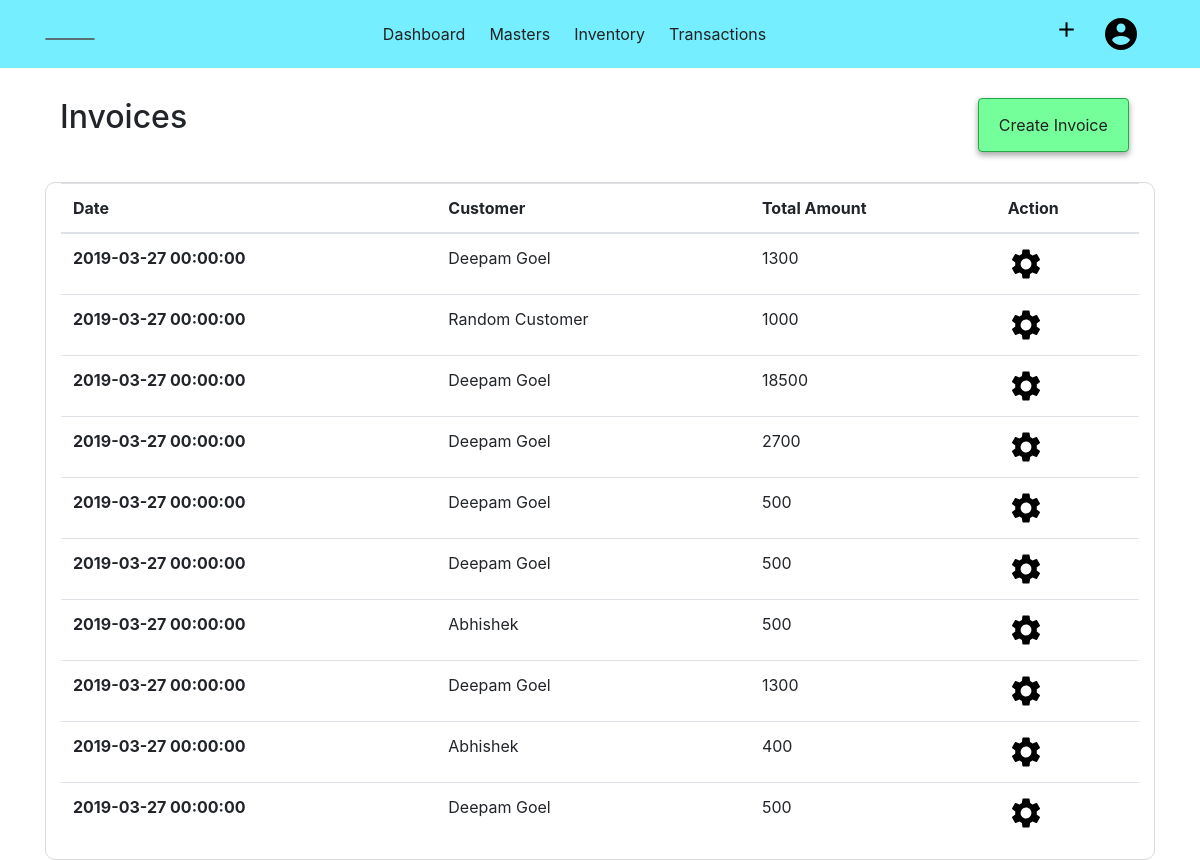
The app's page /invoice (signed in), older data.
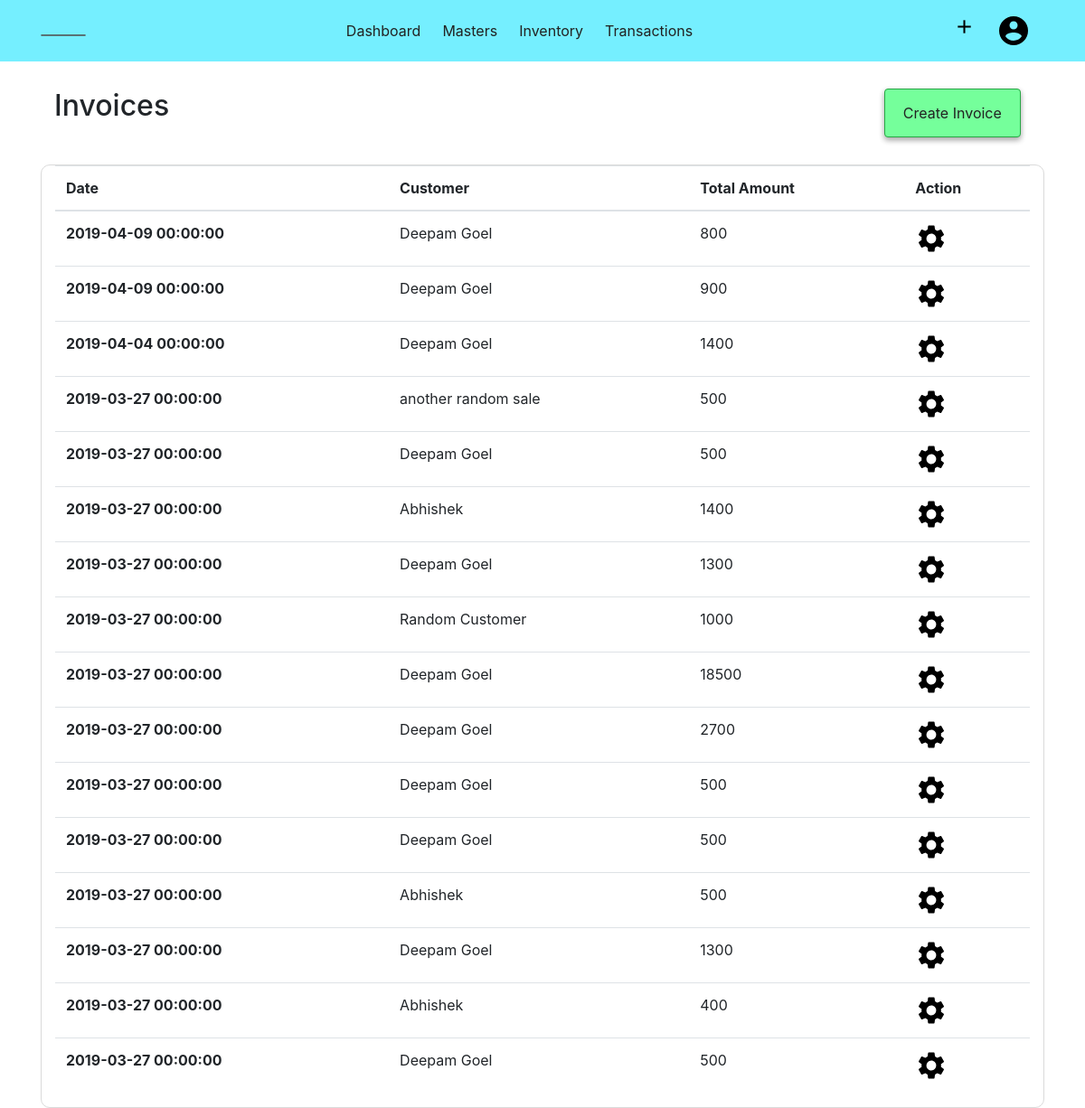
The same page, newer data.
### acsystem/models.py (models this page shows, shortened)
class Sales(db.Model):
    id = db.Column(db.Integer, primary_key=True)
    customer = db.Column(db.String(40), nullable=False)
    date = db.Column(db.DateTime, nullable=False)
    invoiceno = db.Column(db.Integer, nullable=False)
    totalamount = db.Column(db.Integer)
    salesitems = db.relationship('SalesItem', lazy=True, cascade="all, delete-orphan")
    company_id = db.Column(db.Integer, db.ForeignKey('company.id', ondelete="CASCADE"), nullable=False)

### acsystem/transactions/routes.py (the view)
@transactions.route('/invoice')
@login_required
def invoice():
    if current_user.activecompany == 0:
        flash(f"No Company is Activated! ","warning")
        return redirect(url_for('company.companies'))
    sales = Sales.query.filter_by(company_id = current_user.activecompany).order_by(Sales.id.desc()).all()
    return render_template('transactiontemplate/invoice.html', title='Invoice', sales = sales)

### acsystem/models.py (called while the page is built)
@login_manager.user_loader
def load_user(user_id):
    return User.query.get(int(user_id))

### acsystem/templates/transactiontemplate/invoice.html
{% extends "layout.html"%}
{% block content %}
<div class="container">
    <div class="container-fluid">
        <h2 class="float-left">Invoices</h2>
        <ul class="nav justify-content-end">
            <li class="btn btn-success float-right">
                <a class="nav-link" href="{{ url_for('transactions.createinvoice') }}">Create Invoice</a>
            </li>
        </ul>
    </div>
    <div class="container-fluid" style="border:1px solid rgb(218, 218, 218); border-radius:10px;">
        <table class="table table-hover">
            <thead>
                <tr>
                    <th scope="col">Date</th>
                    <th scope="col">Customer</th>
                    <th scope="col">Total Amount</th>
                    <th scope="col">Action</th>
                </tr>
            </thead>
            <tbody>
                {% for sale in sales %}
                <tr>
                    <th scope="row">{{sale.date }}</th>
                    <td>{{ sale.customer }}</td>
                    <td>{{ sale.totalamount }}</td>
                    <td>
                        <a href="#">
                        <img src="{{ url_for('static',filename='images/setting.png') }}" alt="Setting">
                        </a>
                    </td>
                {% endfor %}
            </tbody>
        </table>
    </div>
</div>
{% endblock content %}

### acsystem/templates/layout.html (shortened to what this page needs)
{% extends "header.html" %}
{% block body %}
<nav class="navbar navbar-expand-lg">
    <div class="container">
        <ul class="navbar-nav">
            <li>
                {% if activecomp %}
                <a class="navbar-brand" href="{{ url_for('company.companies') }}">{{ activecomp.companyname }} </a>
                {% else %}
                <a class="navbar-brand" href="{{ url_for('company.companies') }}">Select Company </a>
                {% endif %}
            </li>
        </ul>
        <ul class="navbar-nav">
            <li class="nav-item">
                <a class="nav-link" href="{{ url_for('users.dashboard')}}">Dashboard</a>
            </li>
            <li class="nav-item dropdown">
                <a class="nav-link dropdown-toggle" href="#" id="drop1" data-toggle="dropdown">
                    Masters
                </a>
            </li>
            <li class="nav-item dropdown">
                <a class="nav-link dropdown-toggle" href="#" id="drop2" data-toggle="dropdown">
                    Inventory
                </a>
            </li>
            <li class="nav-item dropdown">
                <a class="nav-link dropdown-toggle" href="#" id="drop2" data-toggle="dropdown">
                    Transactions
                </a>
            </li>
        </ul>
        <ul class="navbar-nav">
            <li class="nav-item dropdown">
                <a class="nav-link dropdown-toggle" href="#" id="dropadd" data-toggle="dropdown">
                    <img src="{{url_for('static', filename='images/add.png')}}" alt="+" width="25px;"></a>
            </li>
            <li class="nav-item dropdown">
                <a class="nav-link dropdown-toggle" href="#" id="dropaccount" data-toggle="dropdown">
                    <img src="{{ url_for('static', filename='images/user.png')}}" alt="Account">
                </a>
            </li>
        </ul>
    </div>
</nav>
    {% block content%} {% endblock %}
{% endblock %}

### acsystem/templates/header.html (shortened to what this page needs)
<!DOCTYPE html>
<html lang="en">
<head>
    <link rel="stylesheet" href="{{url_for('static', filename='bootstrap.css')}}">
    <link rel="stylesheet" href="{{url_for('static', filename='main.css')}}">
    <link rel="stylesheet" href="{{url_for('static', filename='style.css')}}">
    <link rel="stylesheet" href="https:/cdnjs.cloudflare.com/ajax/libs/toastr.js/latest/toastr.min.css">
</head>
<body>
        {% block body%} {% endblock %}
</body>
</html>

### acsystem/static/main.css (style rules this page uses)
a { color: rgb(34, 34, 34) !important; }

### acsystem/static/style.css (style rules this page uses)
.btn { -webkit-box-shadow: 0 3px 6px rgba(0, 0, 0, 0.16), 0 3px 6px rgba(0, 0, 0, 0.23); box-shadow: 0 3px 6px rgba(0, 0, 0, 0.16), 0 3px 6px rgba(0, 0, 0, 0.23); }
.dropdown ::after { display: none !important; }
.navbar-brand { color: rgba(0, 0, 0, 0.822); border: 1px solid rgba(83, 83, 83, 0.8); border-radius: 30px; padding: 0 1.5rem; }
.nav-item { display: block; padding-right: .5rem; }
.navbar-nav { -webkit-box-orient: horizontal !important; -webkit-box-direction: normal !important; -ms-flex-direction: row !important; flex-direction: row !important; }
.nav-link { color: rgba(12, 12, 12, 0.76); padding: .5rem !important; }
.navbar { background-color: #75efff; }
.btn { margin: 0 .7rem; }
.btn-success { background-color: #75ff9b !important; }
.container-fluid { margin-top: 30px !important; }

Row changes from the older to the newer data that the page shows:
added Sales: date "2019-04-09 00:00:00", customer "Deepam Goel", totalamount "800"
added Sales: date "2019-04-09 00:00:00", customer "Deepam Goel", totalamount "900"
added Sales: date "2019-04-04 00:00:00", customer "Deepam Goel", totalamount "1400"
added Sales: date "2019-03-27 00:00:00", customer "another random sale", totalamount "500"
added Sales: date "2019-03-27 00:00:00", customer "Deepam Goel", totalamount "500"
added Sales: date "2019-03-27 00:00:00", customer "Abhishek", totalamount "1400"
